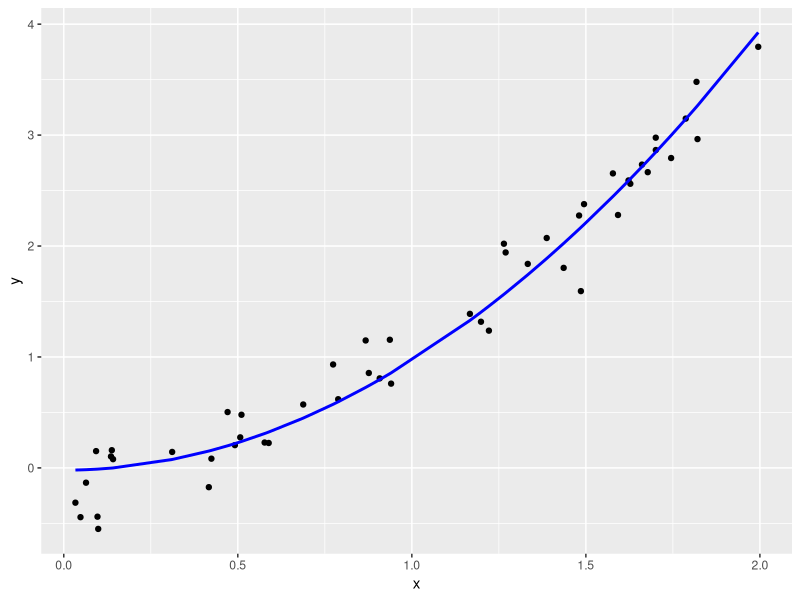
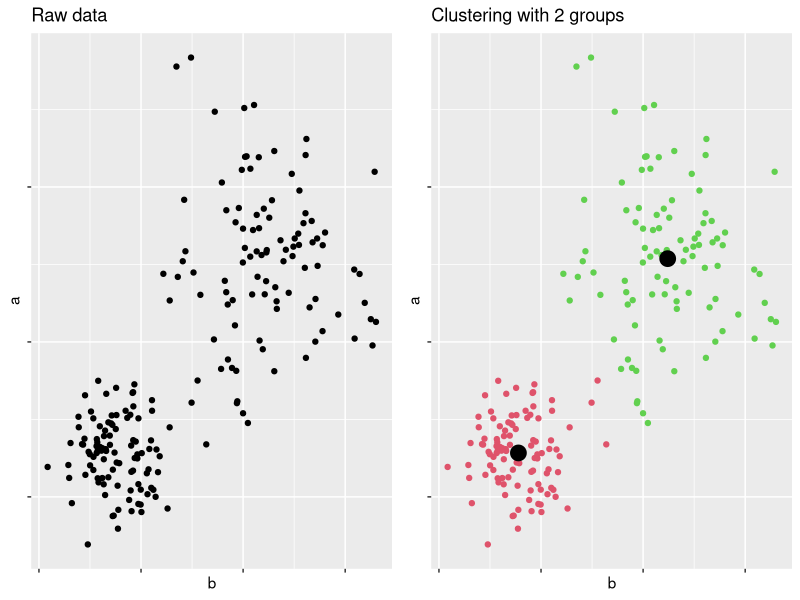
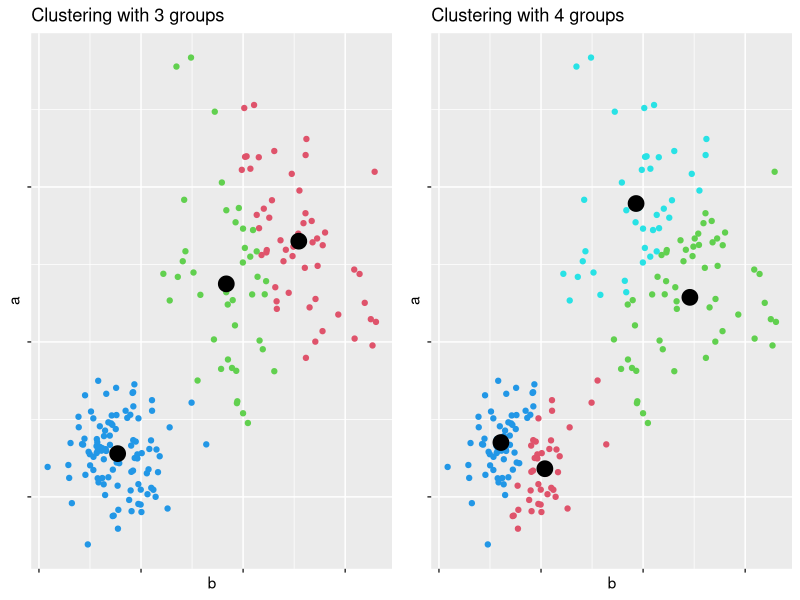

Generate these figures, in order, with R:
## ---- chunk 1
#CHUNK 1
library(ggplot2)
x <- runif(50, min = 0, max = 2)
y <- x^2 + rnorm(50,0,0.25)
df <- data.frame(x = x, y = y, z = x^2)

m <- lm(y~df$z)

ggplot(data = df, aes(x = x)) + geom_point(aes(y = y)) + geom_line(aes(y=m$fitted.values), size = 1, color = "blue")

## ---- chunk 2
#CHUNK 2
library(gridExtra)
set.seed(1000)
income_male <- rnorm(100, 70000, 10000)
income_female <- rnorm(100, 45000, 5000)
age <- rnorm(100, 65000, 10000)
age2 <- rnorm(100, 35000, 5000)

df <- data.frame(a = c(income_male,income_female), b = c(age,age2))

km2 <- kmeans(df, 2)
km3 <- kmeans(df, 3)
km4 <- kmeans(df, 4)

df$group2 <- km2$cluster
df$group3 <- km3$cluster
df$group4 <- km4$cluster

p1 <- ggplot(data = df, aes(x = b, y = a)) + 
  geom_point() +
  theme(axis.text = element_blank()) +
  ggtitle("Raw data")

p2 <- ggplot(data = df, aes(x = b, y = a)) + 
  geom_point(color = df$group2 + 1) + 
  annotate("point", x = km2$centers[1,2], y = km2$centers[1,1], size = 5, color = "black") +
  annotate("point", x = km2$centers[2,2], y = km2$centers[2,1], size = 5, color = "black") +
  theme(axis.text = element_blank()) +
  ggtitle("Clustering with 2 groups")

p3 <- ggplot(data = df, aes(x = b, y = a)) + 
  geom_point(color = df$group3 + 1) + 
  annotate("point", x = km3$centers[1,2], y = km3$centers[1,1], size = 5, color = "black") +
  annotate("point", x = km3$centers[2,2], y = km3$centers[2,1], size = 5, color = "black") +
  annotate("point", x = km3$centers[3,2], y = km3$centers[3,1], size = 5, color = "black") +
  theme(axis.text = element_blank()) +
  ggtitle("Clustering with 3 groups")

p4 <- ggplot(data = df, aes(x = b, y = a)) + 
  geom_point(color = df$group4 + 1) + 
  annotate("point", x = km4$centers[1,2], y = km4$centers[1,1], size = 5, color = "black") +
  annotate("point", x = km4$centers[2,2], y = km4$centers[2,1], size = 5, color = "black") +
  annotate("point", x = km4$centers[3,2], y = km4$centers[3,1], size = 5, color = "black") +
  annotate("point", x = km4$centers[4,2], y = km4$centers[4,1], size = 5, color = "black") +
  theme(axis.text = element_blank()) +
  ggtitle("Clustering with 4 groups")

grid.arrange(p1,p2,ncol = 2)
grid.arrange(p3,p4,ncol = 2)
